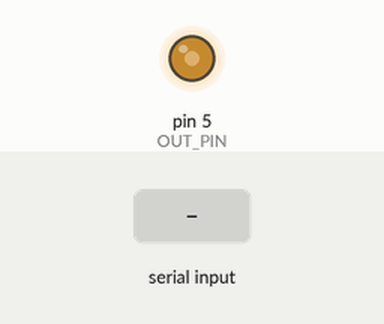
Simulated run of this sketch. Board: Arduino Uno, built with avr-gcc and run on an emulated ATmega328P. Parts: output pins drawn as LEDs (lit = HIGH). The test bench sets the inputs (shaded band). What the sketch prints to the serial monitor is not drawn.

Above: at 1.2 s.
1.3 s: "90,45\n" received over Serial
Timing chart, 0 to 4.3 s (numbered marks = the images above; inputs shaded):
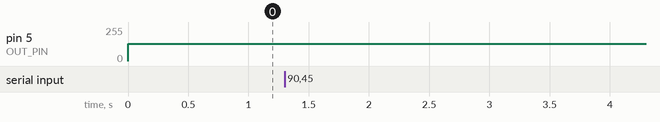

The sketch:

only_sinewave.ino
```cpp
#include <MsTimer2.h>

#define OUT_PIN 5
#define pi 3.14

void Init_time2(void);

float freq = 0;// the entered frequency to represent
int time_for_period = 0; // the time after a new period begin

void setup() {
  // put your setup code here, to run once:
  noInterrupts();
  Serial.begin(9600);
  Init_time2();
  pinMode(OUT_PIN, OUTPUT);
  Serial.println("number enter present frequency(\10)");
  interrupts();
}

void loop()
{
}

/**
 * @brief   init the timer 2 to creat a time interrupt every 1 millisecond
 */
inline void Init_time2(void)
{
  MsTimer2::set(1, Timer2ISR);
  MsTimer2::start();
}

/**
 * @brief     timer2 interrupt callback function
 */
void Timer2ISR()
{
  //determine the time flow from period begin
  if(time_for_period >= (1000/freq))
     time_for_period = 0; //every a set period empty the time
  else time_for_period ++;//every millisecond update the value

  //calculated and output the PWM duty cycle
  analogWrite(OUT_PIN,(int)sin((float)(time_for_period *2*pi*freq/1000))*128+128);

}

/**
 * @brief   get the enter frequency from serial port
 */
void serialEvent()
{
  int inchar = 0;
  MsTimer2::stop();
  time_for_period = 0;
  freq = 0;         //init the frequency
  delay(10);
  if(Serial.available())
  {
      //get the entered value in float
      while((inchar = Serial.read())!= -1 )
      {
        if( inchar <= '9' && inchar >= '0')
        {
            freq = (float)(freq * 10 + inchar - '0');
        }
      }
  }
  freq = freq/10.0;
  Serial.println("frequency is:");
  Serial.println(freq,5);
  Init_time2();
}
```

Measured:
- after the input at 1.3 s, every drawn part: stays the same
